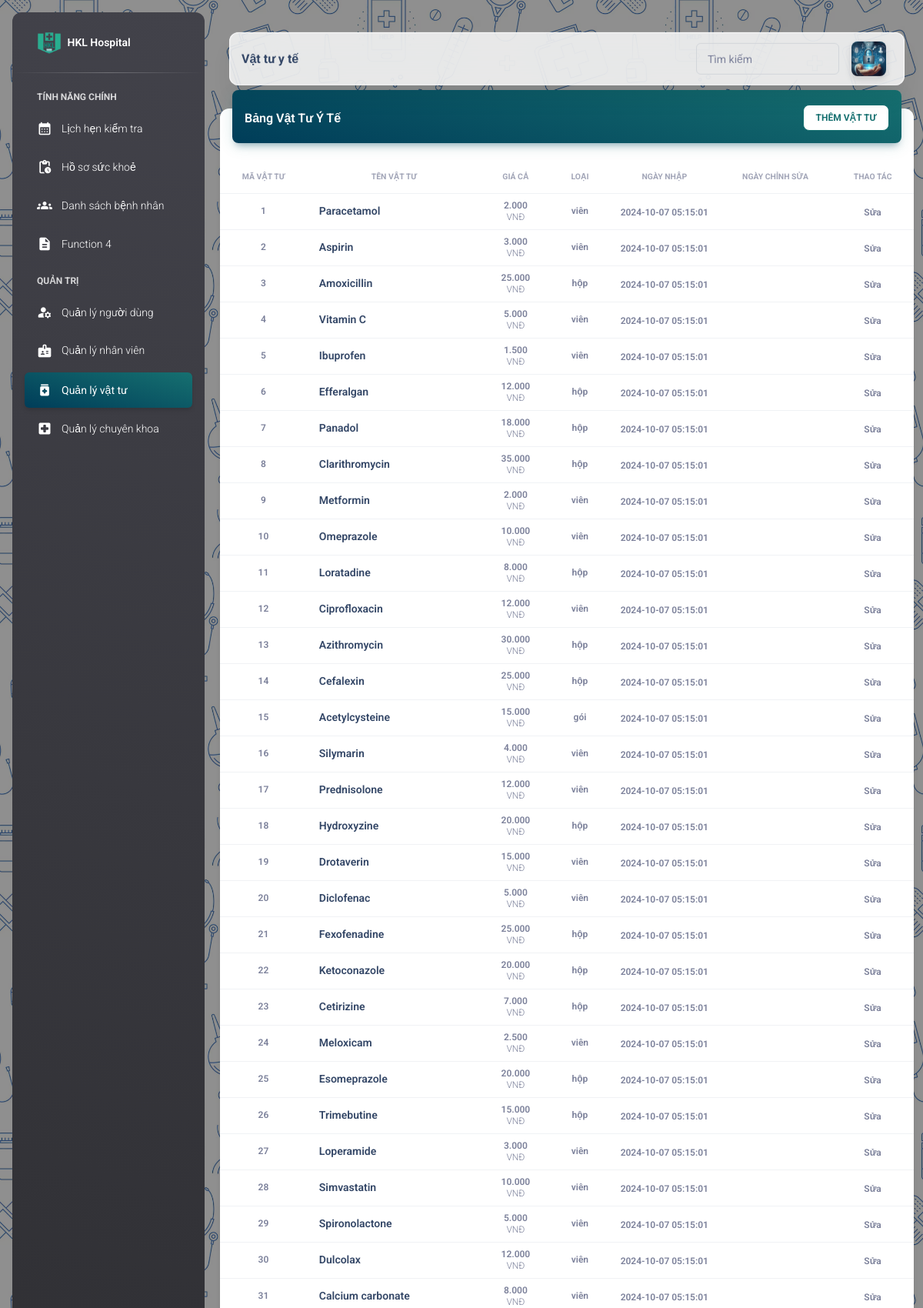
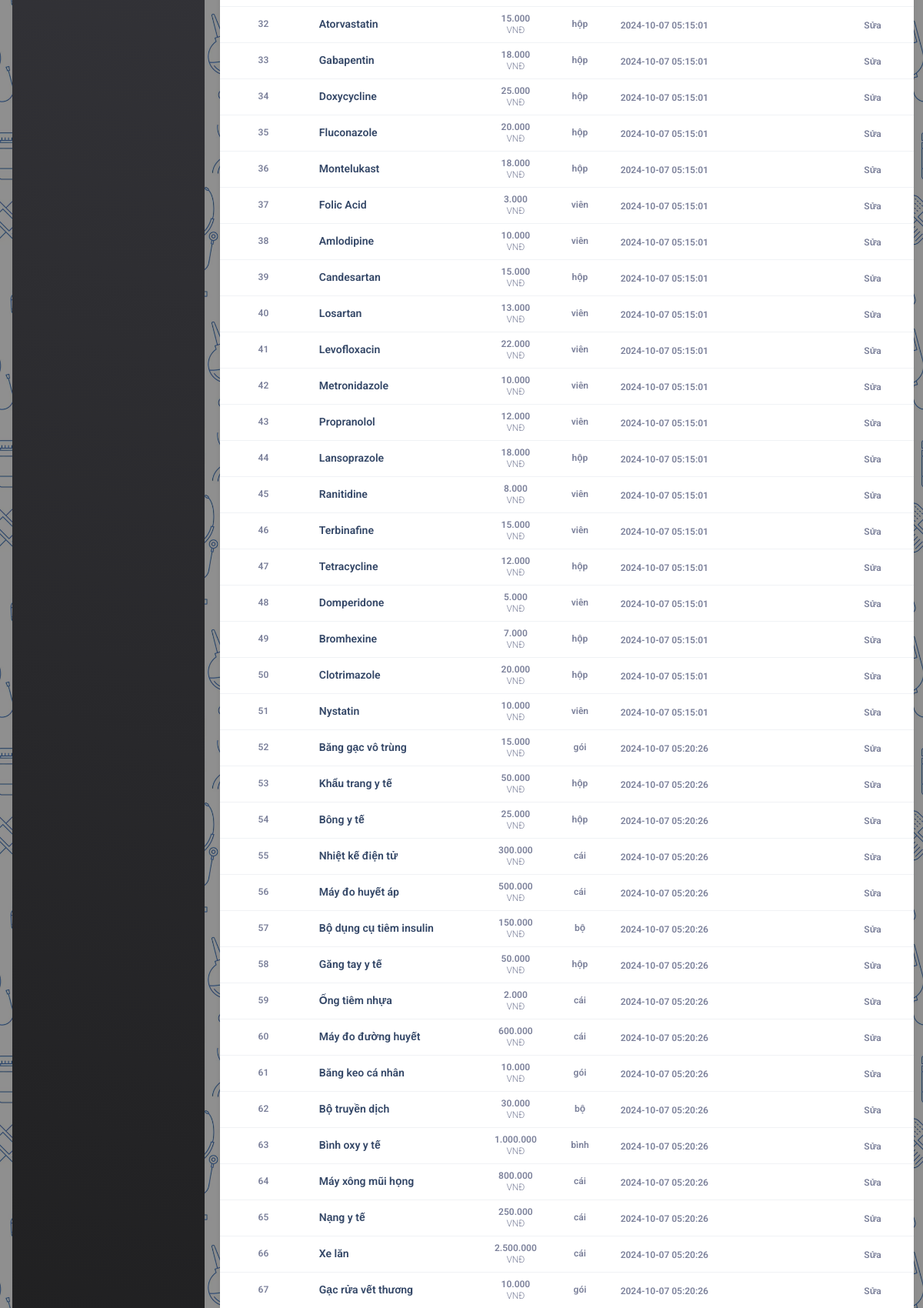
The page /role-admin/supply.php (signed in, upper part) on the database its author committed (2 pictures, top to bottom).
### tables this page shows
CREATE TABLE `dim_item` (
  `item_id` int(11) NOT NULL,
  `item_name` varchar(255) DEFAULT NULL,
  `item_price` int(11) DEFAULT NULL,
  `item_unit` varchar(50) DEFAULT NULL,
  `created_at` timestamp NULL DEFAULT current_timestamp(),
  `updated_at` timestamp NULL DEFAULT NULL ON UPDATE current_timestamp()
);

### role-admin/supply.php (the view, shortened to what this page needs)
<?php
include SITE_ROOT . ('/HMS-Nhom11/assets/include/config.php');
include SITE_ROOT . ('/HMS-Nhom11/assets/include/header.php');
?>
<head>
</head>
<body class="g-sidenav-show"
    style="background-image: url('../assets/image/Hospital_Seamless1.png'); background-size: 400px 400px;">
    <aside
        class="sidenav navbar navbar-vertical navbar-expand-xs border-0 border-radius-xl my-3 fixed-start ms-3 bg-gradient-dark"
        id="sidenav-main">
        <div class="sidenav-header">
            <a class="navbar-brand m-0" href=" https://demos.creative-tim.com/material-dashboard/pages/dashboard "
                target="_blank">
                <img src="../assets/image/logo01-sq.png" class="navbar-brand-img h-100" alt="main_logo">
                <span class="ms-1 font-weight-bold text-white">HKL Hospital</span>
            </a>
        </div>
        <hr class="horizontal light mt-0 mb-2">
        <div class="collapse navbar-collapse  w-auto " id="sidenav-collapse-main">
            <ul class="navbar-nav">
                <li class="nav-item mt-3">
                    <h6 class="ps-4 ms-2 text-uppercase text-xs text-white font-weight-bolder opacity-8">Tính năng chính
                    </h6>
                </li>
                <li class="nav-item">
                    <a class="nav-link text-white" href="F1-schedule.php">
                        <div class="text-white text-center me-2 d-flex align-items-center justify-content-center">
                            <i class="material-icons opacity-10">calendar_month</i>
                        </div>
                        <span class="nav-link-text ms-1">Lịch hẹn kiểm tra</span>
                    </a>
                </li>
                <li class="nav-item">
                    <a class="nav-link text-white" href="F2-user-medhist.php">
                        <div class="text-white text-center me-2 d-flex align-items-center justify-content-center">
                            <i class="material-icons opacity-10">pending_actions</i>
                        </div>
                        <span class="nav-link-text ms-1">Hồ sơ sức khoẻ</span>
                    </a>
                </li>
                <li class="nav-item">
                    <a class="nav-link text-white" href="F3-patients.php">
                        <div class="text-white text-center me-2 d-flex align-items-center justify-content-center">
                            <i class="material-icons opacity-10">groups</i>
                        </div>
                        <span class="nav-link-text ms-1">Danh sách bệnh nhân</span>
                    </a>
                </li>
                <li class="nav-item">
                    <a class="nav-link text-white" href="">
                        <div class="text-white text-center me-2 d-flex align-items-center justify-content-center">
                            <i class="material-icons opacity-10">description</i>
                        </div>
                        <span class="nav-link-text ms-1">Function 4</span>
                    </a>
                </li>
                <li class="nav-item mt-3">
                    <h6 class="ps-4 ms-2 text-uppercase text-xs text-white font-weight-bolder opacity-8">Quản trị
                    </h6>
                </li>
                <li class="nav-item">
                    <a class="nav-link text-white" href="guest.php">
                        <div class="text-white text-center me-2 d-flex align-items-center justify-content-center">
                            <i class="material-icons opacity-10">manage_accounts</i>
                        </div>
                        <span class="nav-link-text ms-1">Quản lý người dùng</span>
                    </a>
                </li>
                <li class="nav-item">
                    <a class="nav-link text-white" href="employee.php">
                        <div class="text-white text-center me-2 d-flex align-items-center justify-content-center">
                            <i class="material-icons opacity-10">badge</i>
                        </div>
                        <span class="nav-link-text ms-1">Quản lý nhân viên</span>
                    </a>
                </li>
                <li class="nav-item">
                    <a class="nav-link text-white active bg-gradient-primary" href="supply.php">
                        <div class="text-white text-center me-2 d-flex align-items-center justify-content-center">
                            <i class="material-icons opacity-10">medication</i>
                        </div>
                        <span class="nav-link-text ms-1">Quản lý vật tư</span>
                    </a>
                </li>
                <li class="nav-item">
                    <a class="nav-link text-white" href="speciality.php">
                        <div class="text-white text-center me-2 d-flex align-items-center justify-content-center">
                            <i class="material-icons opacity-10">local_hospital</i>
                        </div>
                        <span class="nav-link-text ms-1">Quản lý chuyên khoa</span>
                    </a>
                </li>
            </ul>
        </div>
    </aside>
    <main class="main-content border-radius-lg ">
        <nav class="navbar navbar-main navbar-expand-lg px-0 mx-4 border-radius-xl shadow-none position-sticky blur shadow-blur mt-4 left-auto top-1 z-index-sticky"
            data-scroll="true">
            <div class="container-fluid py-1 px-3">
                <nav aria-label="breadcrumb">
                    <h6 class="font-weight-bolder mb-0">Vật tư y tế</h6>
                </nav>
                <div class="collapse navbar-collapse mt-sm-0 mt-2 me-md-0 me-sm-4" id="navbar">
                    <div class="ms-md-auto pe-md-3 d-flex align-items-center">
                        <div class="input-group input-group-outline">
                            <label class="form-label">Tìm kiếm</label>
                            <input type="text" class="form-control">
                        </div>
                    </div>
                    <ul class="navbar-nav  justify-content-end">
                        <li class="nav-item d-xl-none ps-3 d-flex align-items-center">
                        <li class="nav-item dropdown pe-2 d-flex align-items-center">
                            <a href="javascript:;" class="nav-link text-body p-0" id="dropdownMenuButton"
                                data-bs-toggle="dropdown" aria-expanded="false">
                                <img src="../assets/image/user login image.png" alt="profile_image"
                                    class="border-radius-lg shadow-sm" style="max-width:45px">
                            </a>
                        </li>
                        </li>
                    </ul>
                </div>
            </div>
        </nav>
        <div class="container-fluid py-4">
            <div class="row">
                <div class="col-12">
                    <div class="card my-4">
                        <div class="card-header p-0 position-relative mt-n4 mx-3 z-index-2">
                            <div class="bg-gradient-primary shadow-primary border-radius-lg pt-4 pb-3">
                                <h6 class="text-white text-capitalize ps-3" style="float: left;">Bảng vật tư ý tế
                                </h6>
                                <div class="table-float-btn-container">
                                    <a class="table-float-btn btn btn-outline-primary btn-sm mb-0 me-3"
                                        style="background: #ffffff" href="#popup_add">Thêm vật tư</a>
                                </div>
                            </div>
                        </div>
                        <div class="card-body px-0 pb-2">
                            <div class="table-responsive p-0">
                                <table id="drugTable" class="table align-items-center mb-0">
                                    <thead>
                                        <tr>
                                            <th
                                                class="text-center text-uppercase text-secondary text-xxs font-weight-bolder opacity-7">
                                                Mã vật tư</th>
                                            <th
                                                class="text-center text-uppercase text-secondary text-xxs font-weight-bolder opacity-7">
                                                Tên vật tư</th>
                                            <th
                                                class="text-center text-uppercase text-secondary text-xxs font-weight-bolder opacity-7">
                                                Giá cả</th>
                                            <th
                                                class="text-center text-uppercase text-secondary text-xxs font-weight-bolder opacity-7">
                                                Loại</th>
                                            <th
                                                class="text-center text-uppercase text-secondary text-xxs font-weight-bolder opacity-7">
                                                Ngày nhập</th>
                                            <th
                                                class="text-center text-uppercase text-secondary text-xxs font-weight-bolder opacity-7">
                                                ngày chỉnh sửa</th>
                                            <th
                                                class="text-center text-uppercase text-secondary text-xxs font-weight-bolder opacity-7">
                                                Thao tác</th>
                                        </tr>
                                    </thead>
                                    <tbody>
                                        <?php
                                        $sql = "SELECT * FROM `dim_item` ";
                                        $result = $conn->query($sql);
                                        if ($result->num_rows > 0) {
                                            while ($row = $result->fetch_assoc()) {
                                                $item_id = $row["item_id"];
                                                $item_name = $row["item_name"];
                                                $item_price = $row["item_price"];
                                                $item_unit = $row["item_unit"];
                                                $created_at = $row["created_at"];
                                                ?>
                                                <tr>
                                                    <td class="align-middle text-center text-sm">
                                                        <p class="text-xs font-weight-bold mb-0"><?php echo $item_id ?></p>
                                                    </td>
                                                    <td class="align-middle text-center">
                                                        <div class="d-flex px-2 py-1">
                                                            <div class="d-flex flex-column justify-content-center">
                                                                <h6 class="mb-0 text-sm"><?php echo $item_name ?></h6>
                                                            </div>
                                                        </div>
                                                    </td>
                                                    <td class="align-middle text-center">
                                                        <p class="text-xs font-weight-bold mb-0"><?php echo number_format(
                                                            $item_price,
                                                            0,
                                                            ',',
                                                            '.'
                                                        ) ?></p>
                                                        <p class="text-xs text-secondary mb-0">VNĐ</p>
                                                    </td>
                                                    <td class="align-middle text-center text-sm">
                                                        <p class="text-xs font-weight-bold mb-0"><?php echo $item_unit ?></p>
                                                    </td>
                                                    <td class="align-middle text-center">
                                                        <span
                                                            class="text-secondary text-xs font-weight-bold"><?php echo $created_at ?></span>
                                                    </td>
                                                    <td class="align-middle text-center">
                                                    </td>
                                                    <td class='align-middle text-center'>
                                                        <a href='#popup_edit-<?php echo $item_id; ?>'
                                                            class='text-secondary font-weight-bold text-xs edit-btn'
                                                            data-original-title='edit' title='Sửa thông tin' data-toggle='modal'
                                                            data-target='#popup_edit-<?php echo $item_id; ?>'>Sửa</a>
                                                    </td>
                                                </tr>
                                                <?php
                                            }
                                        } else {
                                            echo "Không tìm thấy người dùng.";
                                        }
                                        ?>
                                    </tbody>
                                </table>
                            </div>
                        </div>
                    </div>
                </div>
            </div>
        </div>
    </main>
    <?php
    include SITE_ROOT . ('/HMS-Nhom11/assets/include/footer.php');
    ?>

### assets/css/style.css (style rules this page uses)
.table-float-btn-container { display: flex; margin-top: -5px; align-self: flex-end !important; z-index: 200; }
.table-float-btn { align-self: flex-end !important; margin-left: auto; }

### rows shown on the page
dim_item: item_id "1", item_name "Paracetamol", item_price "2.000", item_unit "viên", created_at "2024-10-07 05:15:01"
dim_item: item_id "2", item_name "Aspirin", item_price "3.000", item_unit "viên", created_at "2024-10-07 05:15:01"
dim_item: item_id "3", item_name "Amoxicillin", item_price "25.000", item_unit "hộp", created_at "2024-10-07 05:15:01"
dim_item: item_id "4", item_name "Vitamin C", item_price "5.000", item_unit "viên", created_at "2024-10-07 05:15:01"
dim_item: item_id "5", item_name "Ibuprofen", item_price "1.500", item_unit "viên", created_at "2024-10-07 05:15:01"
dim_item: item_id "6", item_name "Efferalgan", item_price "12.000", item_unit "hộp", created_at "2024-10-07 05:15:01"
dim_item: item_id "7", item_name "Panadol", item_price "18.000", item_unit "hộp", created_at "2024-10-07 05:15:01"
dim_item: item_id "8", item_name "Clarithromycin", item_price "35.000", item_unit "hộp", created_at "2024-10-07 05:15:01"
dim_item: item_id "9", item_name "Metformin", item_price "2.000", item_unit "viên", created_at "2024-10-07 05:15:01"
dim_item: item_id "10", item_name "Omeprazole", item_price "10.000", item_unit "viên", created_at "2024-10-07 05:15:01"
dim_item: item_id "11", item_name "Loratadine", item_price "8.000", item_unit "hộp", created_at "2024-10-07 05:15:01"
dim_item: item_id "12", item_name "Ciprofloxacin", item_price "12.000", item_unit "viên", created_at "2024-10-07 05:15:01"
dim_item: item_id "13", item_name "Azithromycin", item_price "30.000", item_unit "hộp", created_at "2024-10-07 05:15:01"
dim_item: item_id "14", item_name "Cefalexin", item_price "25.000", item_unit "hộp", created_at "2024-10-07 05:15:01"
dim_item: item_id "15", item_name "Acetylcysteine", item_price "15.000", item_unit "gói", created_at "2024-10-07 05:15:01"
